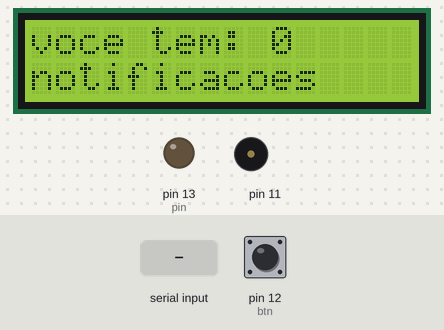
Bench run of a sketch on a simulated Arduino Uno, built with avr-gcc and run on an emulated ATmega328P. On the bench: 16×2 character LCD, output pins drawn as LEDs (lit = HIGH), buzzer (waves = sounding). The test bench sets the inputs (shaded band); at power-on: pin 12 (btn) HIGH. What the sketch prints to the serial monitor is not drawn.

Above: at 1.2 s.
1.3 s: "1" received over Serial
At 4.9 s:
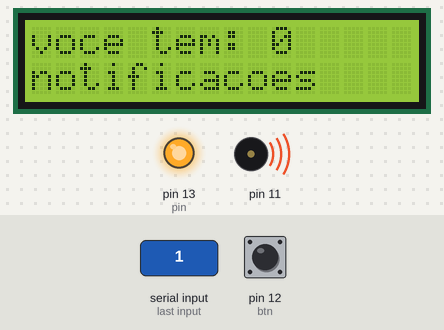
At 7.0 s:
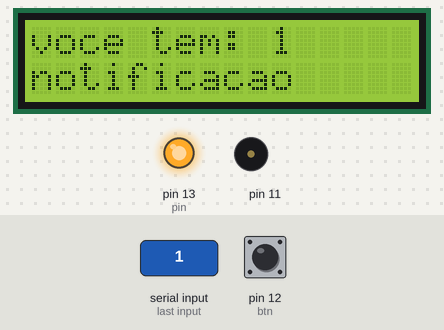
7.3 s: pin 12 (btn) pulled LOW for 1 s
At 7.64 s:
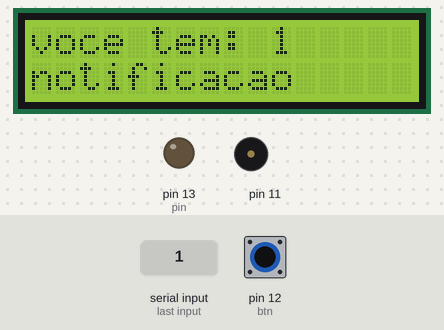
Timing chart, 0 to 10.3 s (numbered marks = the images above; inputs shaded):
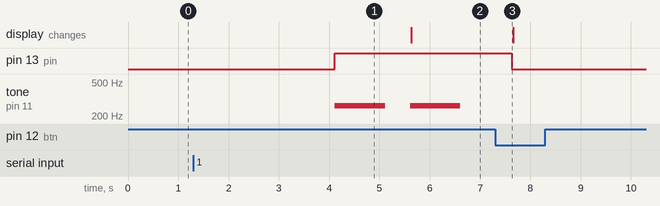

Measured:
- after the input at 1.3 s, pin 13 (pin): LOW → HIGH after 2.8 s; tone on pin 11: alternates 262 Hz for 1.0 s and silent for 0.50 s, starting after 2.8 s
- after the input at 7.3 s, pin 13 (pin): HIGH → LOW after 0.33 s

The sketch:

Arduino.ino
```cpp
char serialData;
int pin=13;
int btn = 12;
int botao = 0;
int cont = 0;

#include <Wire.h>
#include <LiquidCrystal_I2C.h>
LiquidCrystal_I2C lcd(0x3f,2,1,0,4,5,6,7,3, POSITIVE);

void setup() {
  pinMode(pin,OUTPUT);
  pinMode(btn, INPUT_PULLUP);
  Serial.begin(9600);
  lcd.begin (16,2);
}

void loop() {

  botao = digitalRead(btn);
  Serial.println(botao);
  if (cont == 0){
        lcd.setBacklight(HIGH);
        lcd.setCursor(0,0);
        lcd.print("voce tem:");
        lcd.setCursor(10,0);
        lcd.print(cont);
        lcd.setCursor(0,1);
        lcd.print("notificacoes");
        delay(2000);
      }

  if(Serial.available()>0){
    serialData = Serial.read();
    Serial.print(serialData);

    if (serialData == '1'){
      digitalWrite(pin,HIGH);
      tone(11,262,1000);
      delay(1500);
      tone(11,262,1000);

      cont = cont + 1;

      if (cont == 1){
        lcd.setBacklight(HIGH);
        lcd.setCursor(0,0);
        lcd.print("voce tem:");
        lcd.setCursor(10,0);
        lcd.print(cont);
        lcd.setCursor(0,1);
        lcd.print("notificacao ");
        delay(2000);
      }
       if (cont >= 2){
        lcd.setBacklight(HIGH);
        lcd.setCursor(0,0);
        lcd.print("voce tem:");
        lcd.setCursor(10,0);
        lcd.print(cont);
        lcd.setCursor(0,1);
        lcd.print("notificacoes");
        delay(2000);
      }


  }
 }
 if (botao == 0){
      digitalWrite(pin,LOW);
      cont = 0;
    }
}
```
